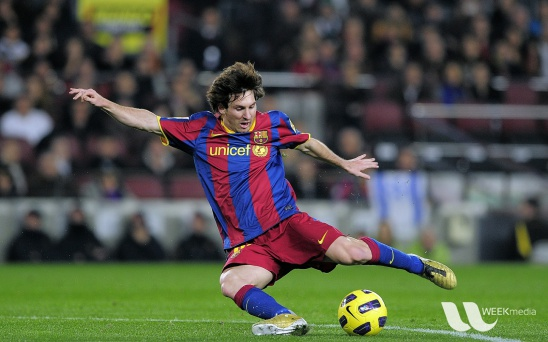
#> input picture CV/messi5.jpg, 548 x 342 px, given in place of com1.jpg, which was not available
$ jupyter execute --allow-errors lecture4_HW.ipynb   (Python 2 division)
#> lines starting #> are read from the running program, lines starting #| are printed output that depends on the picture; pictures that were not available may be replaced by others from this repository, and a replacement may not be noted
[cell 1]
import numpy as np
import cv2 as cv
from matplotlib import pyplot as plt

import argparse
import sys

plt.rcParams['figure.figsize'] = [16, 9]

[cell 2]
# read images
img_names = ['./data/com1.jpg','./data/com2.jpg', './data/com3.jpg']
img1 = cv.imread(img_names[0])
#> img1 is the input picture: shape (342, 548, 3); mean B, G, R 72.4, 86, 82.2
img2 = cv.imread(img_names[1])
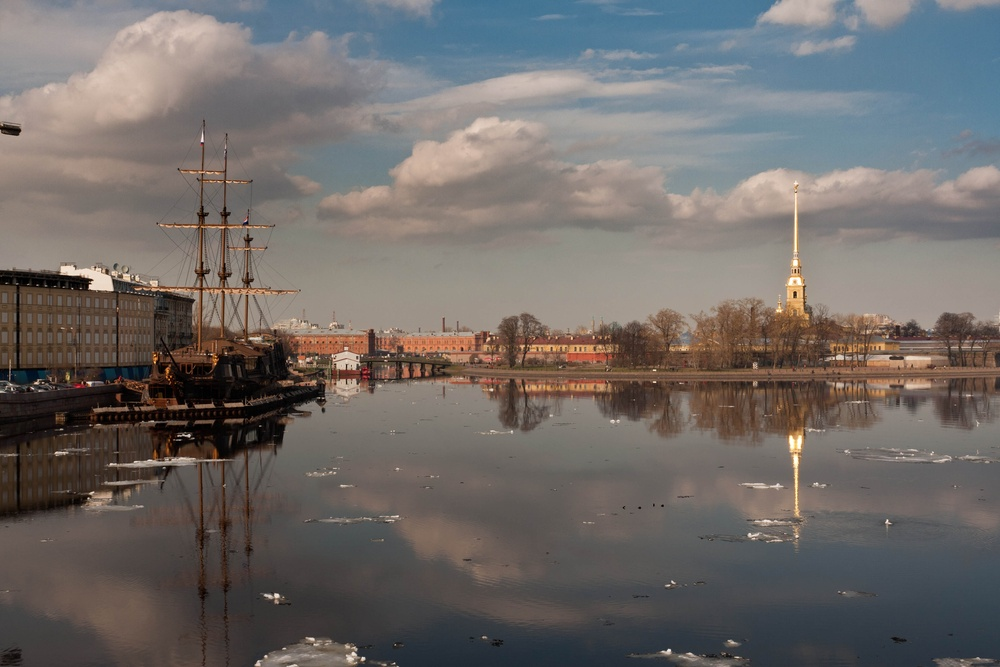
#> input picture CV/boat1.jpg, 1000 x 667 px, shrunk from 3888 x 2592 before the run, given in place of com2.jpg, which was not available
#> img2 is the input picture: shape (667, 1000, 3); mean B, G, R 104, 106.6, 111.8
img3 = cv.imread(img_names[2])

plt.subplot(1,3,1), plt.imshow(cv.cvtColor(img1, cv.COLOR_BGR2RGB)), plt.title('img1')
plt.subplot(1,3,2), plt.imshow(cv.cvtColor(img2, cv.COLOR_BGR2RGB)), plt.title('img2')
plt.subplot(1,3,3), plt.imshow(cv.cvtColor(img3, cv.COLOR_BGR2RGB)), plt.title('img3')
plt.show()
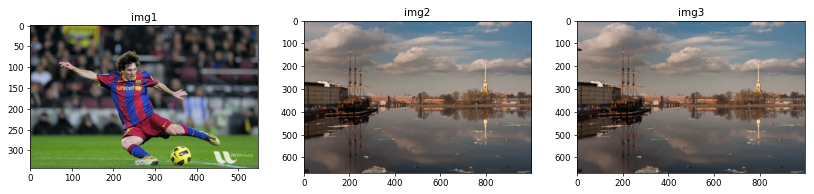
#> figure drawn by matplotlib, 3 panels

[cell 3]
sift = cv.SIFT_create()

kp1, des1 = sift.detectAndCompute(img1, None)
#> kp1 = 640 keypoints; strongest (x, y, size): (347, 308, 2.3), (320, 242, 2.3), (242, 247, 2.1), (367, 292, 2)
kp2, des2 = sift.detectAndCompute(img2, None)
#> kp2 = 1818 keypoints; strongest (x, y, size): (189, 435, 2.3), (363, 659, 2.7), (277, 595, 3.3), (90, 383, 3.2)
kp3, des3 = sift.detectAndCompute(img3, None)
#> kp3 has the same summary as kp2

[cell 4]
FLANN_INDEX_KDTREE = 1
index_params_1 = dict(algorithm=FLANN_INDEX_KDTREE, trees=5)
search_params_1 = dict(checks=50)

index_params_2 = dict(algorithm=FLANN_INDEX_KDTREE, trees=5)
search_params_2 = dict(checks=50)

matcher_1 = cv.FlannBasedMatcher(index_params_1, search_params_1)
matches_1 = matcher_1.knnMatch(des1, des2, k=2)
#> matches_1 = 640 matches

good_1 = []
for m, n in matches_1:
    if m.distance < 0.7 * n.distance: # Lowe's ratio test.
        good_1.append(m)
#> after the loop, good_1 = 2 matches

print(len(good_1))
#| 2

matcher_2 = cv.FlannBasedMatcher(index_params_2, search_params_2)
matches_2 = matcher_2.knnMatch(des2, des3, k=2)
#> matches_2 = 1818 matches

good_2 = []
for m, n in matches_2:
    if m.distance < 0.7 * n.distance: # Lowe's ratio test.
        good_2.append(m)
#> after the loop, good_2 = 1818 matches

print(len(good_2))
#| 1818

[cell 5]
draw_params = dict(matchColor=(0, 255, 0),  # draw matches in green color
                   singlePointColor=None,
                   flags=cv.DrawMatchesFlags_NOT_DRAW_SINGLE_POINTS)

img_matches_1 = cv.drawMatches(img1, kp1, img2, kp2, good_1, None, **draw_params)
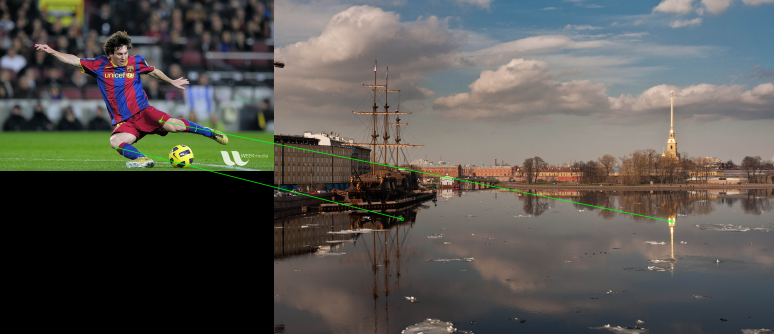
#> img_matches_1: shape (667, 1548, 3) (shown at 1/2 size); mean B, G, R 80.2, 84.9, 86.9
img_matches_2 = cv.drawMatches(img2, kp2, img3, kp3, good_2, None, **draw_params)
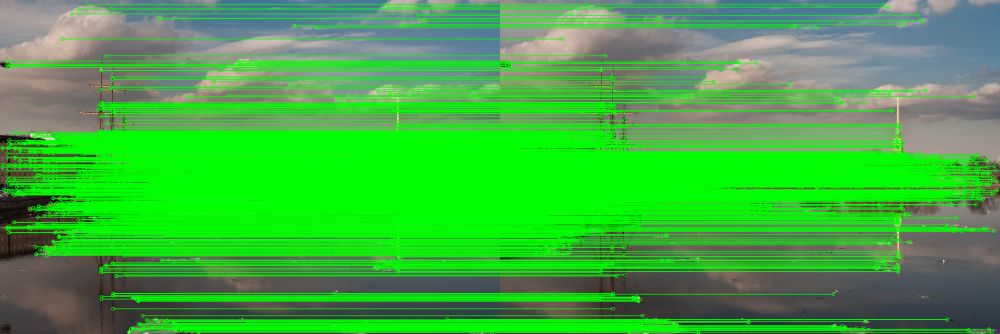
#> img_matches_2: shape (667, 2000, 3) (shown at 1/2 size); mean B, G, R 66.2, 172, 65.8

plt.subplot(1,2,1), plt.imshow(cv.cvtColor(img_matches_1, cv.COLOR_BGR2RGB)), plt.title('Matches_1')
plt.subplot(1,2,2), plt.imshow(cv.cvtColor(img_matches_2, cv.COLOR_BGR2RGB)), plt.title('Matches_2')

plt.show()
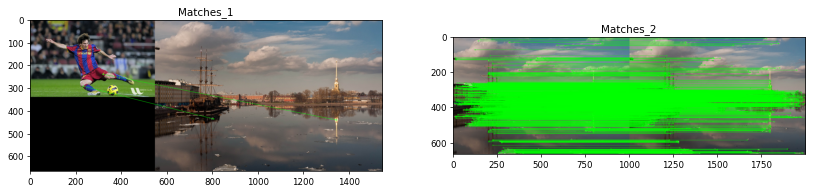
#> figure drawn by matplotlib, 2 panels

[cell 6]
MIN_MATCH_COUNT = 10
if len(good_1) > MIN_MATCH_COUNT:

    src_pts_1 = np.float32([kp1[m.queryIdx].pt for m in good_1]).reshape(-1, 1, 2)
    dst_pts_1 = np.float32([kp2[m.trainIdx].pt for m in good_1]).reshape(-1, 1, 2)

    M_1, mask_1 = cv.findHomography(src_pts_1, dst_pts_1, cv.RANSAC, 5.0)
    matchesMask_1 = mask_1.ravel().tolist()

    h, w, c = img1.shape
    pts = np.float32([[0, 0], [0, h - 1], [w - 1, h - 1], [w - 1, 0]]).reshape(-1, 1, 2)
    dst1 = cv.perspectiveTransform(pts, M_1)

    h, w, c = img2.shape
    pts = np.float32([[0, 0], [0, h - 1], [w - 1, h - 1], [w - 1, 0]]).reshape(-1, 1, 2)
    dst2 = cv.perspectiveTransform(pts, np.linalg.inv(M_1))

    img2_poly = cv.polylines(img2.copy(), [np.int32(dst1)], True, (255,0,0), 3, cv.LINE_AA)
    img1_poly = cv.polylines(img1.copy(), [np.int32(dst2)], True, (0,0,255), 3, cv.LINE_AA)
else:
    print("Not enough matches are found - {}/{}".format(len(good_1), MIN_MATCH_COUNT))
#| Not enough matches are found - 2/10
    matchesMask_1 = None

draw_params = dict(matchColor=(0, 255, 0),  # draw matches in green color
                   singlePointColor=None,
                   matchesMask=matchesMask_1,  # draw only inliers
                   flags=2)

#> (the rest of this cell did not finish here and is left out)

[cell 7]
MIN_MATCH_COUNT = 10
if len(good_1) > MIN_MATCH_COUNT:

    src_pts_2 = np.float32([kp2[m.queryIdx].pt for m in good_2]).reshape(-1, 1, 2)
    dst_pts_2 = np.float32([kp3[m.trainIdx].pt for m in good_2]).reshape(-1, 1, 2)

    M_2, mask_2 = cv.findHomography(src_pts_2, dst_pts_2, cv.RANSAC, 5.0)
    matchesMask_2 = mask_2.ravel().tolist()

    h, w, c = img2.shape
    pts = np.float32([[0, 0], [0, h - 1], [w - 1, h - 1], [w - 1, 0]]).reshape(-1, 1, 2)
    dst3 = cv.perspectiveTransform(pts, np.linalg.inv(M_2))

    h, w, c = img3.shape
    pts = np.float32([[0, 0], [0, h - 1], [w - 1, h - 1], [w - 1, 0]]).reshape(-1, 1, 2)
    dst4 = cv.perspectiveTransform(pts, M_2)

    img2_poly = cv.polylines(img2.copy(), [np.int32(dst3)], True, (255,0,0), 3, cv.LINE_AA)
    img3_poly = cv.polylines(img3.copy(), [np.int32(dst4)], True, (0,0,255), 3, cv.LINE_AA)
else:
    print("Not enough matches are found - {}/{}".format(len(good_2), MIN_MATCH_COUNT))
#| Not enough matches are found - 1818/10
    matchesMask_2 = None

draw_params = dict(matchColor=(0, 255, 0),  # draw matches in green color
                   singlePointColor=None,
                   matchesMask=matchesMask_2,  # draw only inliers
                   flags=2)

#> (the rest of this cell did not finish here and is left out)

[cell 8]
out_width = img2.shape[1]*2
#> out_width = 2000
out_height = img2.shape[0]*2
#> out_height = 1334
I = np.eye(3)
A = np.eye(3)
A[0:2,2] = [out_width//4, out_height//4] # width, height

# define mask
mask1 = np.ones_like(img1)
mask2 = np.ones_like(img2)
mask3 = np.ones_like(img3)

#> (the rest of this cell did not finish here and is left out)
